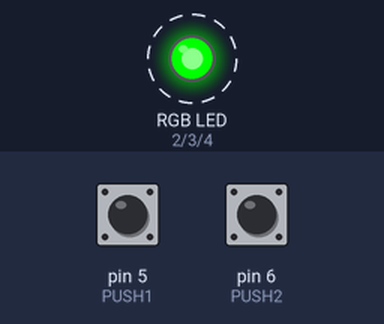
The sketch below on a simulated Arduino Uno, built with avr-gcc and run on an emulated ATmega328P. Parts: an RGB LED mixed from three pins (HIGH = lit). Dashed ring = blinking. The test bench sets the inputs (shaded band); at power-on: pin 5 (PUSH1) LOW, pin 6 (PUSH2) LOW.

Above: at 3.8 s.
3.9 s: pin 5 (PUSH1) pulled HIGH for 1.8 s
At 4.9 s:
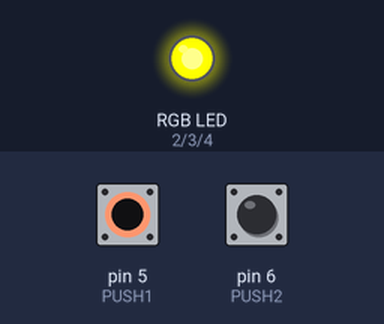
10.2 s: pin 6 (PUSH2) pulled HIGH for 1.8 s
At 11.6 s:
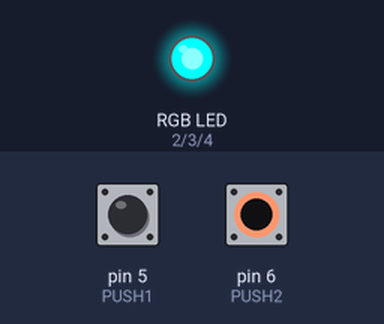
14.0 s: pin 6 (PUSH2) pulled HIGH for 3.2 s
19.2 s: pin 5 (PUSH1) pulled HIGH for 3.2 s
23.9 s: pin 5 (PUSH1) driven HIGH and pin 6 (PUSH2) driven HIGH
At 24.5 s:
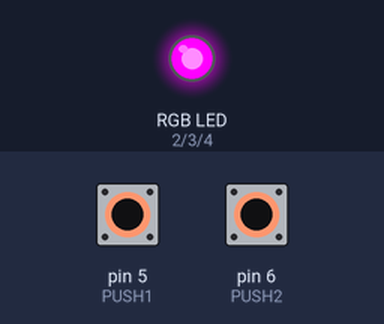
Timing chart, 0 to 26.9 s (numbered marks = the images above; inputs shaded):
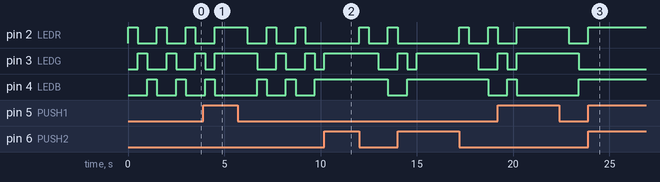

Measured:
- after the input at 23.9 s, pin 2 (LEDR): goes on until 23.9 s, then stays HIGH; pin 3 (LEDG): stops changing and stays LOW; pin 4 (LEDB): stops changing and stays HIGH
- by itself, pin 2 (LEDR): repeats every 1.5 s: LOW 1.0 s, HIGH 0.50 s

The sketch:

Botones_con_LED_RGB.ino
```cpp
/*
Fundación Kinal
Centro Educativo Técnico Labral Kinal
Electrónica
Grado: Quinto
Sección: A
Curso: Taller de Electrónica Digital y Reparación de Computadoras I
Nombre: Carlos Alexander Quim Chapaz
Carné: 2019172 
*/
#define LEDR 2
#define LEDG 3
#define LEDB 4
#define PUSH1 5
#define PUSH2 6
#define PMI(pin) pinMode(pin,INPUT)
#define PMO(pin) pinMode(pin,OUTPUT)
int P1,P2;
int i;

 void setup() {
  PMO(2);
  PMO(3);
  PMO(4);
  PMI(5);
  PMI(6);
}

void loop() {
  P1 = digitalRead(PUSH1);
  P2 = digitalRead(PUSH2);

  if(P1 == HIGH && P2 == LOW){
    digitalWrite(LEDR,HIGH);
    digitalWrite(LEDG,HIGH);
    digitalWrite(LEDB,LOW);
  }else if(P1 == LOW && P2 == HIGH){
    digitalWrite(LEDR,LOW);
    digitalWrite(LEDG,HIGH);
    digitalWrite(LEDB,HIGH);
  }else if(P1 == LOW && P2 == LOW){
    digitalWrite(LEDR,HIGH); delay(500); digitalWrite(LEDR,LOW);
    digitalWrite(LEDG,HIGH); delay(500); digitalWrite(LEDG,LOW);
    digitalWrite(LEDB,HIGH); delay(500); digitalWrite(LEDB,LOW);
  }

  if(P1 == HIGH && P2 == HIGH){
    digitalWrite(LEDR,HIGH);
    digitalWrite(LEDB,HIGH);
    digitalWrite(LEDG,LOW);
  }


}
```
